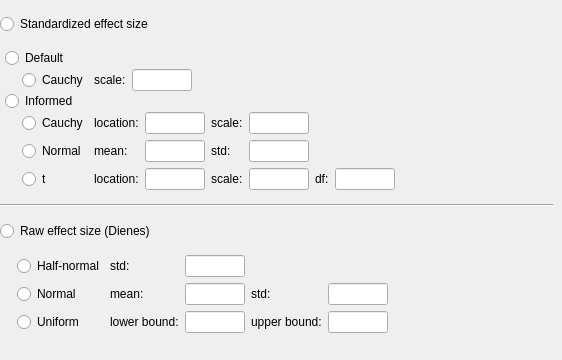
<?xml version="1.0" encoding="UTF-8"?>
<ui version="4.0">
 <class>SubjectivePriorsWidget</class>
 <widget class="QWidget" name="SubjectivePriorsWidget">
  <property name="geometry">
   <rect>
    <x>0</x>
    <y>0</y>
    <width>562</width>
    <height>360</height>
   </rect>
  </property>
  <property name="sizePolicy">
   <sizepolicy hsizetype="Fixed" vsizetype="Preferred">
    <horstretch>0</horstretch>
    <verstretch>0</verstretch>
   </sizepolicy>
  </property>
  <property name="windowTitle">
   <string>Form</string>
  </property>
  <layout class="QGridLayout" name="gridLayout_3">
   <property name="leftMargin">
    <number>0</number>
   </property>
   <property name="topMargin">
    <number>0</number>
   </property>
   <property name="rightMargin">
    <number>0</number>
   </property>
   <property name="bottomMargin">
    <number>0</number>
   </property>
   <property name="spacing">
    <number>0</number>
   </property>
   <item row="0" column="0">
    <widget class="BoundGroupBox" name="effectSize">
     <property name="styleSheet">
      <string notr="true">QGroupBox{
	border:0;
	padding-top: 0;
	margin-top: 0;
}</string>
     </property>
     <layout class="QGridLayout" name="gridLayout_14">
      <property name="leftMargin">
       <number>0</number>
      </property>
      <property name="topMargin">
       <number>0</number>
      </property>
      <property name="verticalSpacing">
       <number>0</number>
      </property>
      <item row="0" column="0">
       <widget class="QRadioButton" name="_1standardizedEffectSize">
        <property name="text">
         <string>Standardized effect size</string>
        </property>
       </widget>
      </item>
      <item row="3" column="0">
       <widget class="QRadioButton" name="_2dienesRawEffectSize">
        <property name="text">
         <string>Raw effect size (Dienes)</string>
        </property>
       </widget>
      </item>
      <item row="4" column="0">
       <widget class="BoundGroupBox" name="dienesEffectSize">
        <property name="sizePolicy">
         <sizepolicy hsizetype="Preferred" vsizetype="Maximum">
          <horstretch>0</horstretch>
          <verstretch>0</verstretch>
         </sizepolicy>
        </property>
        <property name="styleSheet">
         <string notr="true">QGroupBox{
	padding-top: 1;
	margin-top: 0;
}</string>
        </property>
        <property name="title">
         <string/>
        </property>
        <property name="flat">
         <bool>false</bool>
        </property>
        <layout class="QGridLayout" name="gridLayout_17">
         <property name="leftMargin">
          <number>17</number>
         </property>
         <property name="topMargin">
          <number>0</number>
         </property>
         <property name="rightMargin">
          <number>0</number>
         </property>
         <property name="bottomMargin">
          <number>0</number>
         </property>
         <item row="2" column="0">
          <widget class="QRadioButton" name="uniformDienes">
           <property name="sizePolicy">
            <sizepolicy hsizetype="Fixed" vsizetype="Fixed">
             <horstretch>0</horstretch>
             <verstretch>0</verstretch>
            </sizepolicy>
           </property>
           <property name="text">
            <string>Uniform</string>
           </property>
          </widget>
         </item>
         <item row="1" column="4">
          <widget class="BoundTextBox" name="normalDienesStd">
           <property name="sizePolicy">
            <sizepolicy hsizetype="Fixed" vsizetype="Preferred">
             <horstretch>0</horstretch>
             <verstretch>0</verstretch>
            </sizepolicy>
           </property>
           <property name="minimumSize">
            <size>
             <width>60</width>
             <height>0</height>
            </size>
           </property>
           <property name="maximumSize">
            <size>
             <width>60</width>
             <height>16777215</height>
            </size>
           </property>
          </widget>
         </item>
         <item row="0" column="2">
          <widget class="BoundTextBox" name="halfNormalDienesStd">
           <property name="sizePolicy">
            <sizepolicy hsizetype="Fixed" vsizetype="Preferred">
             <horstretch>0</horstretch>
             <verstretch>0</verstretch>
            </sizepolicy>
           </property>
           <property name="minimumSize">
            <size>
             <width>60</width>
             <height>0</height>
            </size>
           </property>
           <property name="maximumSize">
            <size>
             <width>60</width>
             <height>16777215</height>
            </size>
           </property>
          </widget>
         </item>
         <item row="1" column="0">
          <widget class="QRadioButton" name="normalDienes">
           <property name="sizePolicy">
            <sizepolicy hsizetype="Fixed" vsizetype="Fixed">
             <horstretch>0</horstretch>
             <verstretch>0</verstretch>
            </sizepolicy>
           </property>
           <property name="text">
            <string>Normal</string>
           </property>
          </widget>
         </item>
         <item row="2" column="1">
          <widget class="QLabel" name="label_uniformDienesLowerBound">
           <property name="text">
            <string>lower bound:</string>
           </property>
          </widget>
         </item>
         <item row="2" column="2">
          <widget class="BoundTextBox" name="uniformDienesLowerBound">
           <property name="sizePolicy">
            <sizepolicy hsizetype="Fixed" vsizetype="Preferred">
             <horstretch>0</horstretch>
             <verstretch>0</verstretch>
            </sizepolicy>
           </property>
           <property name="minimumSize">
            <size>
             <width>60</width>
             <height>0</height>
            </size>
           </property>
           <property name="maximumSize">
            <size>
             <width>60</width>
             <height>16777215</height>
            </size>
           </property>
          </widget>
         </item>
         <item row="2" column="4">
          <widget class="BoundTextBox" name="uniformDienesUpperBound">
           <property name="sizePolicy">
            <sizepolicy hsizetype="Fixed" vsizetype="Preferred">
             <horstretch>0</horstretch>
             <verstretch>0</verstretch>
            </sizepolicy>
           </property>
           <property name="minimumSize">
            <size>
             <width>60</width>
             <height>0</height>
            </size>
           </property>
           <property name="maximumSize">
            <size>
             <width>60</width>
             <height>16777215</height>
            </size>
           </property>
          </widget>
         </item>
         <item row="2" column="3">
          <widget class="QLabel" name="label_uniformDienesUpperBound">
           <property name="text">
            <string>upper bound:</string>
           </property>
          </widget>
         </item>
         <item row="1" column="2">
          <widget class="BoundTextBox" name="normalDienesMean">
           <property name="sizePolicy">
            <sizepolicy hsizetype="Fixed" vsizetype="Preferred">
             <horstretch>0</horstretch>
             <verstretch>0</verstretch>
            </sizepolicy>
           </property>
           <property name="minimumSize">
            <size>
             <width>60</width>
             <height>0</height>
            </size>
           </property>
           <property name="maximumSize">
            <size>
             <width>60</width>
             <height>16777215</height>
            </size>
           </property>
          </widget>
         </item>
         <item row="0" column="1">
          <widget class="QLabel" name="label_halfNormalDienesStd">
           <property name="text">
            <string>std:</string>
           </property>
          </widget>
         </item>
         <item row="1" column="1">
          <widget class="QLabel" name="label_normalDienesMean">
           <property name="text">
            <string>mean:</string>
           </property>
          </widget>
         </item>
         <item row="1" column="3">
          <widget class="QLabel" name="label_normalDienesStd">
           <property name="text">
            <string>std:</string>
           </property>
          </widget>
         </item>
         <item row="0" column="0">
          <widget class="QRadioButton" name="halfNormalDienes">
           <property name="text">
            <string>Half-normal</string>
           </property>
          </widget>
         </item>
         <item row="2" column="5">
          <spacer name="horizontalSpacer_9">
           <property name="orientation">
            <enum>Qt::Horizontal</enum>
           </property>
           <property name="sizeHint" stdset="0">
            <size>
             <width>40</width>
             <height>20</height>
            </size>
           </property>
          </spacer>
         </item>
        </layout>
       </widget>
      </item>
      <item row="2" column="0">
       <widget class="Line" name="line_2">
        <property name="orientation">
         <enum>Qt::Horizontal</enum>
        </property>
       </widget>
      </item>
      <item row="1" column="0">
       <widget class="BoundGroupBox" name="effectSizeStandardized">
        <property name="sizePolicy">
         <sizepolicy hsizetype="Preferred" vsizetype="Maximum">
          <horstretch>0</horstretch>
          <verstretch>0</verstretch>
         </sizepolicy>
        </property>
        <property name="styleSheet">
         <string notr="true">QGroupBox{
	padding-top: 1;
	margin-top: 0;
}
</string>
        </property>
        <property name="title">
         <string/>
        </property>
        <property name="flat">
         <bool>false</bool>
        </property>
        <layout class="QGridLayout" name="gridLayout_15">
         <property name="leftMargin">
          <number>5</number>
         </property>
         <property name="topMargin">
          <number>0</number>
         </property>
         <property name="rightMargin">
          <number>0</number>
         </property>
         <property name="bottomMargin">
          <number>0</number>
         </property>
         <property name="verticalSpacing">
          <number>0</number>
         </property>
         <item row="4" column="0">
          <widget class="BoundGroupBox" name="informativeStandardizedEffectSize">
           <property name="sizePolicy">
            <sizepolicy hsizetype="Preferred" vsizetype="Maximum">
             <horstretch>0</horstretch>
             <verstretch>0</verstretch>
            </sizepolicy>
           </property>
           <property name="title">
            <string/>
           </property>
           <property name="alignment">
            <set>Qt::AlignLeading|Qt::AlignLeft|Qt::AlignTop</set>
           </property>
           <property name="flat">
            <bool>false</bool>
           </property>
           <layout class="QGridLayout" name="gridLayout_16">
            <property name="leftMargin">
             <number>17</number>
            </property>
            <property name="topMargin">
             <number>0</number>
            </property>
            <property name="rightMargin">
             <number>0</number>
            </property>
            <property name="bottomMargin">
             <number>0</number>
            </property>
            <item row="3" column="2">
             <widget class="BoundTextBox" name="informativeTLocation">
              <property name="sizePolicy">
               <sizepolicy hsizetype="Fixed" vsizetype="Preferred">
                <horstretch>0</horstretch>
                <verstretch>0</verstretch>
               </sizepolicy>
              </property>
              <property name="minimumSize">
               <size>
                <width>60</width>
                <height>0</height>
               </size>
              </property>
              <property name="maximumSize">
               <size>
                <width>60</width>
                <height>16777215</height>
               </size>
              </property>
             </widget>
            </item>
            <item row="1" column="4">
             <widget class="BoundTextBox" name="informativeCauchyScale">
              <property name="sizePolicy">
               <sizepolicy hsizetype="Fixed" vsizetype="Preferred">
                <horstretch>0</horstretch>
                <verstretch>0</verstretch>
               </sizepolicy>
              </property>
              <property name="minimumSize">
               <size>
                <width>60</width>
                <height>0</height>
               </size>
              </property>
              <property name="maximumSize">
               <size>
                <width>60</width>
                <height>16777215</height>
               </size>
              </property>
             </widget>
            </item>
            <item row="3" column="3">
             <widget class="QLabel" name="label_informativeTScale">
              <property name="text">
               <string>scale:</string>
              </property>
             </widget>
            </item>
            <item row="3" column="1">
             <widget class="QLabel" name="label_informativeTLocation">
              <property name="text">
               <string>location:</string>
              </property>
             </widget>
            </item>
            <item row="3" column="6">
             <widget class="BoundTextBox" name="informativeTDf">
              <property name="sizePolicy">
               <sizepolicy hsizetype="Fixed" vsizetype="Preferred">
                <horstretch>0</horstretch>
                <verstretch>0</verstretch>
               </sizepolicy>
              </property>
              <property name="minimumSize">
               <size>
                <width>60</width>
                <height>0</height>
               </size>
              </property>
              <property name="maximumSize">
               <size>
                <width>60</width>
                <height>16777215</height>
               </size>
              </property>
             </widget>
            </item>
            <item row="1" column="2">
             <widget class="BoundTextBox" name="informativeCauchyLocation">
              <property name="sizePolicy">
               <sizepolicy hsizetype="Fixed" vsizetype="Preferred">
                <horstretch>0</horstretch>
                <verstretch>0</verstretch>
               </sizepolicy>
              </property>
              <property name="minimumSize">
               <size>
                <width>60</width>
                <height>0</height>
               </size>
              </property>
              <property name="maximumSize">
               <size>
                <width>60</width>
                <height>16777215</height>
               </size>
              </property>
             </widget>
            </item>
            <item row="3" column="5">
             <widget class="QLabel" name="label_informativeTDf">
              <property name="text">
               <string>df:</string>
              </property>
             </widget>
            </item>
            <item row="1" column="3">
             <widget class="QLabel" name="label_informativeCauchyScale">
              <property name="text">
               <string>scale:</string>
              </property>
             </widget>
            </item>
            <item row="3" column="0">
             <widget class="QRadioButton" name="tInformative">
              <property name="sizePolicy">
               <sizepolicy hsizetype="Fixed" vsizetype="Fixed">
                <horstretch>0</horstretch>
                <verstretch>0</verstretch>
               </sizepolicy>
              </property>
              <property name="text">
               <string>t</string>
              </property>
             </widget>
            </item>
            <item row="3" column="4">
             <widget class="BoundTextBox" name="informativeTScale">
              <property name="sizePolicy">
               <sizepolicy hsizetype="Fixed" vsizetype="Preferred">
                <horstretch>0</horstretch>
                <verstretch>0</verstretch>
               </sizepolicy>
              </property>
              <property name="minimumSize">
               <size>
                <width>60</width>
                <height>0</height>
               </size>
              </property>
              <property name="maximumSize">
               <size>
                <width>60</width>
                <height>16777215</height>
               </size>
              </property>
             </widget>
            </item>
            <item row="1" column="0">
             <widget class="QRadioButton" name="cauchyInformative">
              <property name="sizePolicy">
               <sizepolicy hsizetype="Fixed" vsizetype="Fixed">
                <horstretch>0</horstretch>
                <verstretch>0</verstretch>
               </sizepolicy>
              </property>
              <property name="text">
               <string>Cauchy</string>
              </property>
             </widget>
            </item>
            <item row="1" column="1">
             <widget class="QLabel" name="label_informativeCauchyLocation">
              <property name="text">
               <string>location:</string>
              </property>
             </widget>
            </item>
            <item row="2" column="2">
             <widget class="BoundTextBox" name="informativeNormalMean">
              <property name="sizePolicy">
               <sizepolicy hsizetype="Fixed" vsizetype="Preferred">
                <horstretch>0</horstretch>
                <verstretch>0</verstretch>
               </sizepolicy>
              </property>
              <property name="minimumSize">
               <size>
                <width>60</width>
                <height>0</height>
               </size>
              </property>
              <property name="maximumSize">
               <size>
                <width>60</width>
                <height>16777215</height>
               </size>
              </property>
             </widget>
            </item>
            <item row="2" column="0">
             <widget class="QRadioButton" name="normalInformative">
              <property name="text">
               <string>Normal</string>
              </property>
             </widget>
            </item>
            <item row="2" column="4">
             <widget class="BoundTextBox" name="informativeNormalStd">
              <property name="sizePolicy">
               <sizepolicy hsizetype="Fixed" vsizetype="Preferred">
                <horstretch>0</horstretch>
                <verstretch>0</verstretch>
               </sizepolicy>
              </property>
              <property name="minimumSize">
               <size>
                <width>60</width>
                <height>0</height>
               </size>
              </property>
              <property name="maximumSize">
               <size>
                <width>60</width>
                <height>16777215</height>
               </size>
              </property>
             </widget>
            </item>
            <item row="2" column="1">
             <widget class="QLabel" name="label_informativeNormalMean">
              <property name="text">
               <string>mean:</string>
              </property>
             </widget>
            </item>
            <item row="2" column="3">
             <widget class="QLabel" name="label_informativeNormalStd">
              <property name="text">
               <string>std:</string>
              </property>
             </widget>
            </item>
            <item row="1" column="7">
             <spacer name="horizontalSpacer_8">
              <property name="orientation">
               <enum>Qt::Horizontal</enum>
              </property>
              <property name="sizeHint" stdset="0">
               <size>
                <width>40</width>
                <height>20</height>
               </size>
              </property>
             </spacer>
            </item>
           </layout>
          </widget>
         </item>
         <item row="1" column="0">
          <widget class="BoundGroupBox" name="defaultStandardizedEffectSize">
           <property name="sizePolicy">
            <sizepolicy hsizetype="Preferred" vsizetype="Maximum">
             <horstretch>0</horstretch>
             <verstretch>0</verstretch>
            </sizepolicy>
           </property>
           <property name="title">
            <string/>
           </property>
           <property name="flat">
            <bool>false</bool>
           </property>
           <layout class="QGridLayout" name="gridLayout_18">
            <property name="leftMargin">
             <number>17</number>
            </property>
            <property name="topMargin">
             <number>0</number>
            </property>
            <property name="rightMargin">
             <number>0</number>
            </property>
            <property name="bottomMargin">
             <number>0</number>
            </property>
            <item row="0" column="0">
             <widget class="QRadioButton" name="cauchyDefault">
              <property name="sizePolicy">
               <sizepolicy hsizetype="Fixed" vsizetype="Fixed">
                <horstretch>0</horstretch>
                <verstretch>0</verstretch>
               </sizepolicy>
              </property>
              <property name="text">
               <string>Cauchy</string>
              </property>
             </widget>
            </item>
            <item row="0" column="1">
             <widget class="QLabel" name="label_7">
              <property name="text">
               <string>scale:</string>
              </property>
             </widget>
            </item>
            <item row="0" column="2">
             <widget class="BoundTextBox" name="priorWidth">
              <property name="sizePolicy">
               <sizepolicy hsizetype="Fixed" vsizetype="Preferred">
                <horstretch>0</horstretch>
                <verstretch>0</verstretch>
               </sizepolicy>
              </property>
              <property name="minimumSize">
               <size>
                <width>60</width>
                <height>0</height>
               </size>
              </property>
              <property name="maximumSize">
               <size>
                <width>60</width>
                <height>16777215</height>
               </size>
              </property>
             </widget>
            </item>
            <item row="0" column="3">
             <spacer name="horizontalSpacer_10">
              <property name="orientation">
               <enum>Qt::Horizontal</enum>
              </property>
              <property name="sizeHint" stdset="0">
               <size>
                <width>40</width>
                <height>20</height>
               </size>
              </property>
             </spacer>
            </item>
           </layout>
          </widget>
         </item>
         <item row="0" column="0">
          <widget class="QRadioButton" name="defaultStandardEffectSize">
           <property name="sizePolicy">
            <sizepolicy hsizetype="Fixed" vsizetype="Fixed">
             <horstretch>0</horstretch>
             <verstretch>0</verstretch>
            </sizepolicy>
           </property>
           <property name="text">
            <string>Default</string>
           </property>
          </widget>
         </item>
         <item row="3" column="0">
          <widget class="QRadioButton" name="informativeStandardEffectSize">
           <property name="sizePolicy">
            <sizepolicy hsizetype="Fixed" vsizetype="Fixed">
             <horstretch>0</horstretch>
             <verstretch>0</verstretch>
            </sizepolicy>
           </property>
           <property name="text">
            <string>Informed</string>
           </property>
          </widget>
         </item>
        </layout>
       </widget>
      </item>
     </layout>
    </widget>
   </item>
  </layout>
 </widget>
 <customwidgets>
  <customwidget>
   <class>BoundTextBox</class>
   <extends>QLineEdit</extends>
   <header>widgets/boundtextbox.h</header>
  </customwidget>
  <customwidget>
   <class>BoundGroupBox</class>
   <extends>QGroupBox</extends>
   <header>widgets/boundgroupbox.h</header>
   <container>1</container>
  </customwidget>
 </customwidgets>
 <tabstops>
  <tabstop>_1standardizedEffectSize</tabstop>
  <tabstop>defaultStandardEffectSize</tabstop>
  <tabstop>cauchyDefault</tabstop>
  <tabstop>priorWidth</tabstop>
  <tabstop>informativeStandardEffectSize</tabstop>
  <tabstop>cauchyInformative</tabstop>
  <tabstop>informativeCauchyLocation</tabstop>
  <tabstop>informativeCauchyScale</tabstop>
  <tabstop>normalInformative</tabstop>
  <tabstop>informativeNormalMean</tabstop>
  <tabstop>informativeNormalStd</tabstop>
  <tabstop>tInformative</tabstop>
  <tabstop>informativeTLocation</tabstop>
  <tabstop>informativeTScale</tabstop>
  <tabstop>informativeTDf</tabstop>
  <tabstop>_2dienesRawEffectSize</tabstop>
  <tabstop>halfNormalDienes</tabstop>
  <tabstop>halfNormalDienesStd</tabstop>
  <tabstop>normalDienes</tabstop>
  <tabstop>normalDienesMean</tabstop>
  <tabstop>normalDienesStd</tabstop>
  <tabstop>uniformDienes</tabstop>
  <tabstop>uniformDienesLowerBound</tabstop>
  <tabstop>uniformDienesUpperBound</tabstop>
 </tabstops>
 <resources/>
 <connections/>
</ui>
